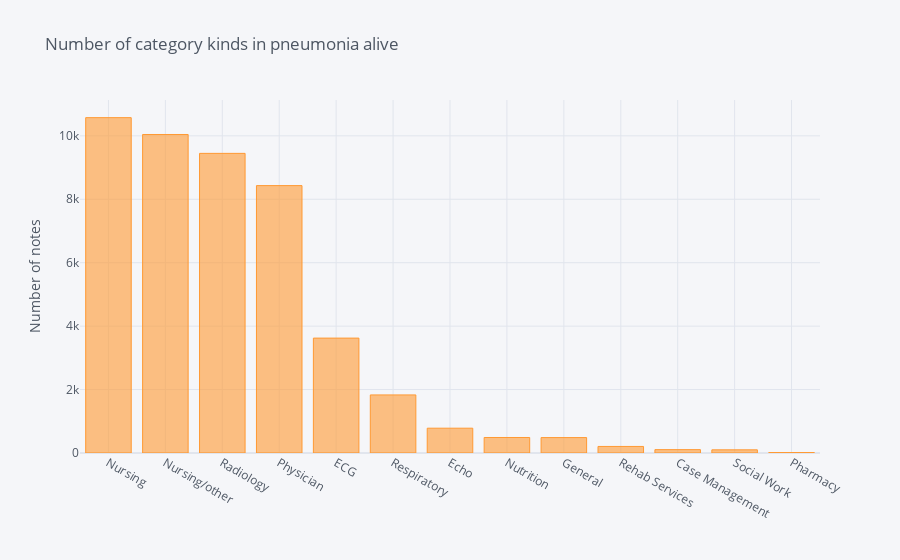

The notebook cell saved with this chart:
### Code cell
pneumonia_alive_no_disch['CATEGORY'].value_counts().sort_values(ascending=False).iplot(kind='bar', yTitle='Number of notes', 
                                                                title='Number of category kinds in pneumonia alive')

### Figure 1 — Plotly figure (JSON) as saved in the notebook; plotly's stock layout.template omitted (floating-point values rounded to 4 significant figures)
{"data": [{"marker": {"color": "rgba(255, 153, 51, 0.6)", "line": {"color": "rgba(255, 153, 51, 1.0)", "width": 1}}, "name": "CATEGORY", "orientation": "v", "text": "", "type": "bar", "x": ["Nursing", "Nursing/other", "Radiology", "Physician ", "ECG", "Respiratory ", "Echo", "Nutrition", "General", "Rehab Services", "Case Management ", "Social Work", "Pharmacy"], "y": [10574, 10043, 9448, 8431, 3623, 1831, 782, 489, 486, 207, 106, 100, 14]}], "layout": {"legend": {"bgcolor": "#F5F6F9", "font": {"color": "#4D5663"}}, "paper_bgcolor": "#F5F6F9", "plot_bgcolor": "#F5F6F9", "title": {"font": {"color": "#4D5663"}, "text": "Number of category kinds in pneumonia alive"}, "xaxis": {"gridcolor": "#E1E5ED", "showgrid": true, "tickfont": {"color": "#4D5663"}, "title": {"font": {"color": "#4D5663"}, "text": ""}, "zerolinecolor": "#E1E5ED"}, "yaxis": {"gridcolor": "#E1E5ED", "showgrid": true, "tickfont": {"color": "#4D5663"}, "title": {"font": {"color": "#4D5663"}, "text": "Number of notes"}, "zerolinecolor": "#E1E5ED"}}}
